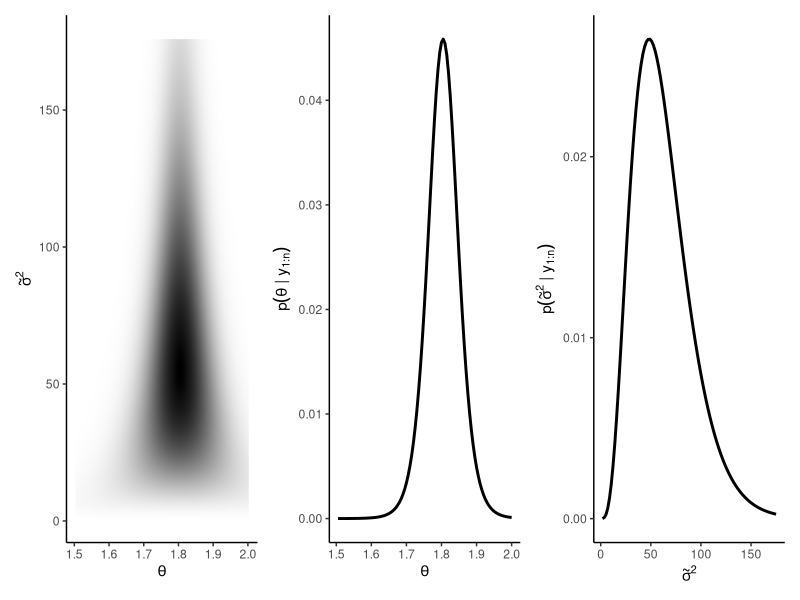

This chart was generated by the following R code:
## ---- chunk 1
library(ggplot2)
library(dplyr)
library(patchwork)
library(scales)

## -----------------------------
## Data and semiconjugate prior
## -----------------------------
y  <- c(1.64,1.70,1.72,1.74,1.82,1.82,1.82,1.90,2.08)
n  <- length(y)

mu0     <- 1.9
tau0_sq <- 0.95^2
nu0     <- 1
s20     <- 0.01

## -----------------------------
## Grids: theta and precision (tilde sigma^2 = 1/sigma^2)
## -----------------------------
G <- 100
H <- 100
mean.grid <- seq(1.505, 2.00, length.out = G)
prec.grid <- seq(1.75, 175,  length.out = H)

post.grid <- matrix(NA_real_, nrow = G, ncol = H)

## -----------------------------
## Discrete joint posterior on the grid
## p(theta, prec | y) ∝ p(theta) p(prec) ∏ N(y_i | theta, 1/prec)
## -----------------------------
for (g in 1:G) {
  for (h in 1:H) {
    post.grid[g, h] <-
      dnorm(mean.grid[g], mu0, sqrt(tau0_sq)) *
      dgamma(prec.grid[h], shape = nu0/2, rate = s20*nu0/2) *
      prod(dnorm(y, mean.grid[g], sd = 1 / sqrt(prec.grid[h])))
  }
}
post.grid <- post.grid / sum(post.grid)

## -----------------------------
## Data frame + marginals
## -----------------------------
post_df <- expand.grid(theta = mean.grid, prec = prec.grid)
post_df$prob <- as.vector(post.grid)

theta_marg <- post_df %>%
  group_by(theta) %>%
  summarise(prob = sum(prob), .groups = "drop")

prec_marg <- post_df %>%
  group_by(prec) %>%
  summarise(prob = sum(prob), .groups = "drop")

## -----------------------------
## Plots (Figure 6.1 style)
## -----------------------------
p_joint <- ggplot(post_df, aes(theta, prec, fill = prob)) +
  geom_raster(interpolate = TRUE) +
  scale_fill_gradient(low = "white", high = "black",
                      trans = "sqrt", labels = label_number()) +
  labs(x = expression(theta),
       y = expression(tilde(sigma)^2)) +
  theme_classic() +
  theme(legend.position = "none")

p_theta <- ggplot(theta_marg, aes(theta, prob)) +
  geom_line(linewidth = 1) +
  labs(x = expression(theta),
       y = expression(p(theta~"|"~y[1:n]))) +
  theme_classic()

p_prec <- ggplot(prec_marg, aes(prec, prob)) +
  geom_line(linewidth = 1) +
  labs(x = expression(tilde(sigma)^2),
       y = expression(p(tilde(sigma)^2~"|"~y[1:n]))) +
  theme_classic()

p_joint + p_theta + p_prec
